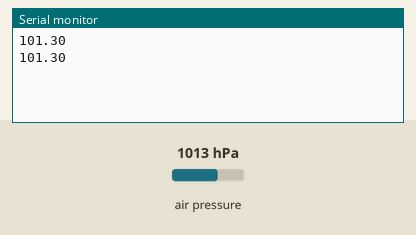
Recording of a sketch running on a simulated Arduino Nano 33 BLE. Shown: the last lines printed to the serial monitor. Inputs (shaded band) come from the test bench; at power-on: air pressure 1013 hPa.

Above: at 1.8 s.
1.9 s: air pressure set to 952 hPa
At 2.7 s:
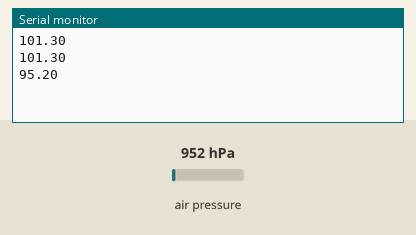
3.4 s: air pressure set to 975 hPa
At 4.8 s:
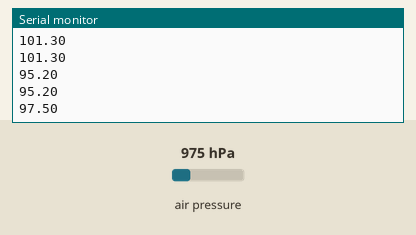
Timing chart, 0 to 6.4 s (numbered marks = the images above; inputs shaded):
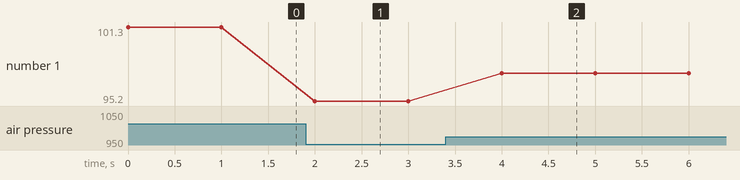

Measured:
- after the input at 1.9 s, the serial monitor: prints a new line after 0.10 s (image 1)
- after the input at 3.4 s, the serial monitor: prints a new line after 0.60 s (image 2)
- plotted number 1: 101.3 → 95.2 after the input at 1.9 s, 95.2 → 97.5 after the input at 3.4 s

The sketch:

pressure.ino
```cpp
#include <Arduino_LPS22HB.h>

void setup() {
    Serial.begin(9600);
    while (!Serial);
    if (!BARO.begin()) {
        Serial.println("Failed to initialize pressure sensor!");
        while (1);
    }
}
void loop() {
    float pressure = BARO.readPressure();
    Serial.println(pressure);
    delay(1000);
}
```
